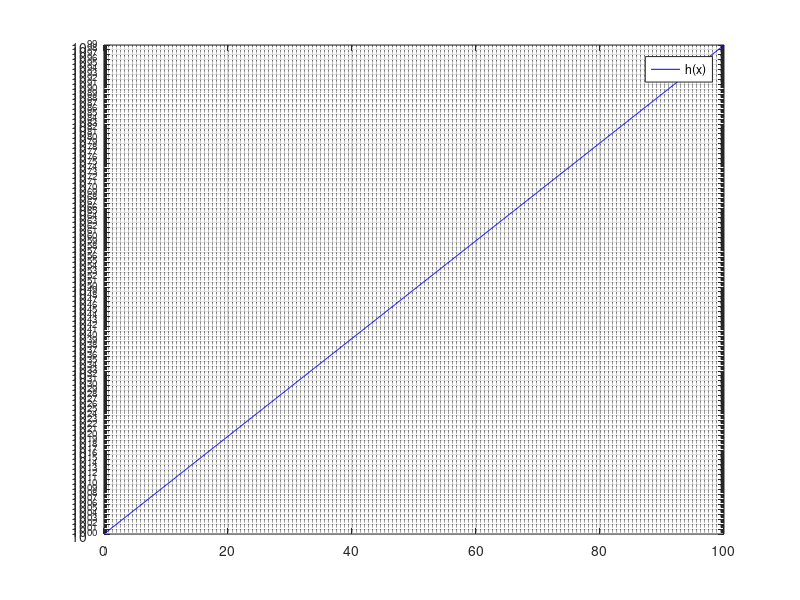

Source code (MATLAB):
x = 0:0.1:100;
% f = 5 ./ ((2*x.^2).^(1./3));
% 
% loglog(x, f, 'b');
% hold on
% grid
% legend('f(x)');

% g = 10.^5*(2*exp(1)).^(x./100);
% 
% semilogy(x, g, 'b');
% hold on
% grid
% legend('g(x)');

h = ((10.^(2*x))./(2.^(5*x))).^2;

semilogy(x, h, 'b');
hold on
grid
legend('h(x)');

